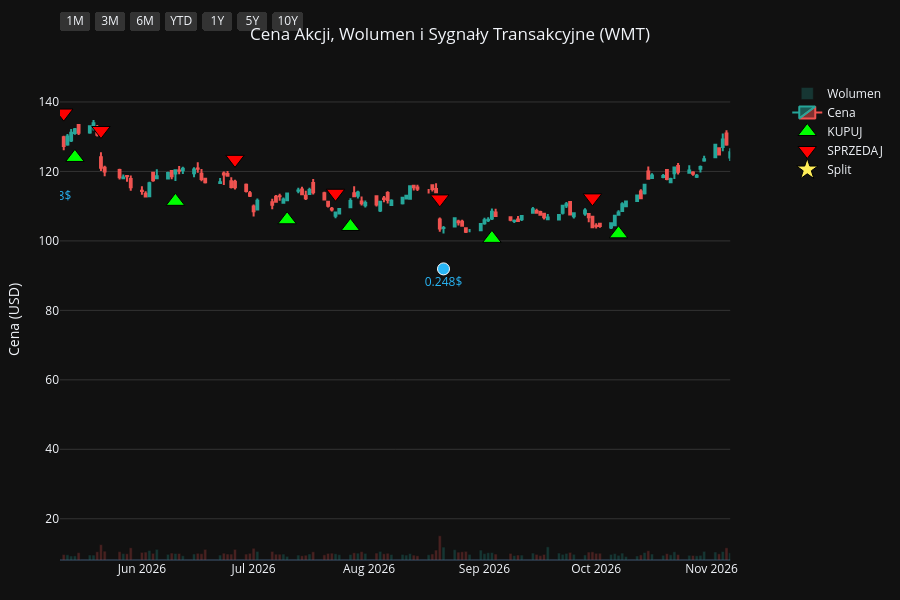
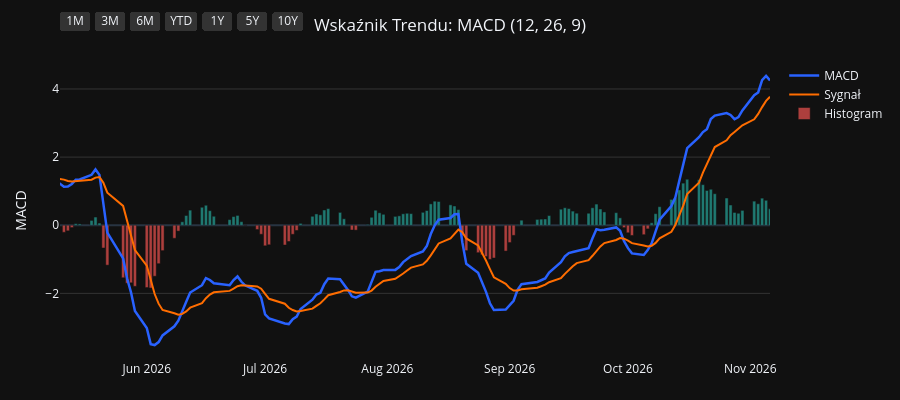
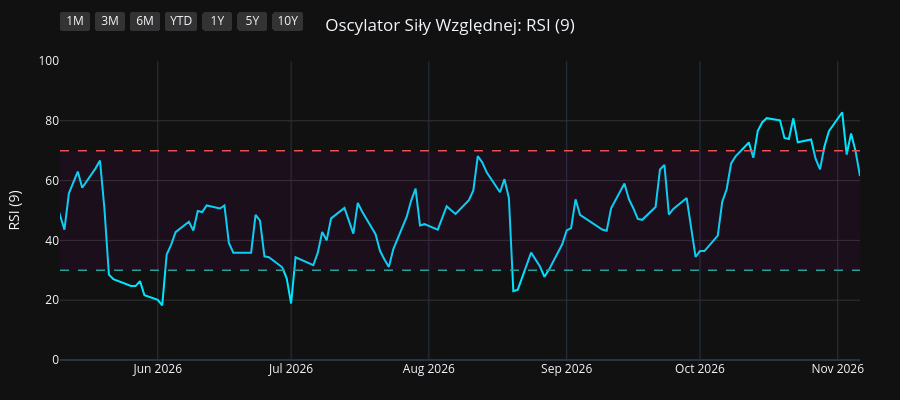
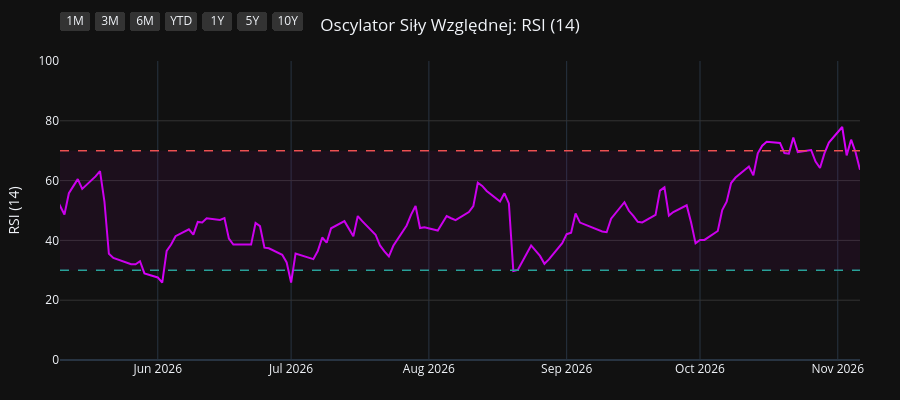

The notebook cell saved with these charts, in order:
### Code cell
import os
import yfinance as yf
import pandas as pd
import pandas_ta as ta
import plotly.graph_objects as go
from plotly.subplots import make_subplots

# 1. Pobranie i przygotowanie danych
symbol = os.environ.get("STOCK_TICKER", "").strip().upper()
if not symbol:
    raise RuntimeError("Set STOCK_TICKER before running price_extractor.ipynb")
df = yf.Ticker(symbol).history(period="10y")
df.index = df.index.tz_localize(None)

# Wskaźniki i sygnały
df.ta.macd(fast=12, slow=26, signal=9, append=True)
df.ta.rsi(length=9, append=True)
df.ta.rsi(length=14, append=True)
df.ta.rsi(length=21, append=True)
df.dropna(inplace=True)

macd = df['MACD_12_26_9']
signal = df['MACDs_12_26_9']
wczorajszy_macd = macd.shift(1)
wczorajszy_signal = signal.shift(1)

df['Decyzja'] = 'BRAK'
df.loc[(macd > signal) & (wczorajszy_macd <= wczorajszy_signal), 'Decyzja'] = 'KUPUJ'
df.loc[(macd < signal) & (wczorajszy_macd >= wczorajszy_signal), 'Decyzja'] = 'SPRZEDAJ'

df_kupuj = df[df['Decyzja'] == 'KUPUJ']
df_sprzedaj = df[df['Decyzja'] == 'SPRZEDAJ']
df_dywidendy = df[df['Dividends'] > 0]
df_splity = df[df['Stock Splits'] > 0]

# Wspólna konfiguracja osi X
konfiguracja_osi_x = dict(
    type="date",
    showspikes=True, spikemode="across", spikesnap="cursor", spikedash="dot", spikecolor="#ffffff", spikethickness=1, hoverformat="%Y-%m-%d",
    rangeselector=dict(
        buttons=list([
            dict(count=1, label="1M", step="month", stepmode="backward"),
            dict(count=3, label="3M", step="month", stepmode="backward"),
            dict(count=6, label="6M", step="month", stepmode="backward"),
            dict(count=1, label="YTD", step="year", stepmode="todate"),
            dict(count=1, label="1Y", step="year", stepmode="backward"),
            dict(count=5, label="5Y", step="year", stepmode="backward"),
            dict(step="all", label="10Y")
        ]),
        bgcolor="#333333", activecolor="#2962ff", x=0, y=1.1
    )
)

# ==========================================
# WYKRES 1: CENA + WOLUMEN + SYGNAŁY
# ==========================================
fig1 = make_subplots(specs=[[{"secondary_y": True}]])

kolory_wolumenu = ['#26a69a' if row['Close'] >= row['Open'] else '#ef5350' for index, row in df.iterrows()]
fig1.add_trace(go.Bar(x=df.index, y=df['Volume'], marker_color=kolory_wolumenu, opacity=0.25, name='Wolumen'), secondary_y=True)
fig1.add_trace(go.Candlestick(x=df.index, open=df['Open'], high=df['High'], low=df['Low'], close=df['Close'], name='Cena', increasing_line_color='#26a69a', decreasing_line_color='#ef5350'), secondary_y=False)
fig1.add_trace(go.Scatter(x=df_kupuj.index, y=df_kupuj['Low'] * 0.95, customdata=df_kupuj[['Low', 'High']], mode='markers', marker=dict(symbol='triangle-up', size=16, color='#00ff00', line=dict(width=1, color='black')), name='KUPUJ', hovertemplate='KUPUJ<br>Najniższa: %{customdata[0]:.2f}<br>Najwyższa: %{customdata[1]:.2f}<extra></extra>'), secondary_y=False)
fig1.add_trace(go.Scatter(x=df_sprzedaj.index, y=df_sprzedaj['High'] * 1.05, customdata=df_sprzedaj[['Low', 'High']], mode='markers', marker=dict(symbol='triangle-down', size=16, color='#ff0000', line=dict(width=1, color='black')), name='SPRZEDAJ', hovertemplate='SPRZEDAJ<br>Najniższa: %{customdata[0]:.2f}<br>Najwyższa: %{customdata[1]:.2f}<extra></extra>'), secondary_y=False)

if not df_dywidendy.empty:
    fig1.add_trace(go.Scatter(x=df_dywidendy.index, y=df_dywidendy['Low'] * 0.90, mode='markers+text', marker=dict(symbol='circle', size=12, color='#29b6f6', line=dict(width=1, color='white')), text=df_dywidendy['Dividends'].apply(lambda x: f"{x}$"), textposition="bottom center", name='Dywidenda', showlegend=False, hovertemplate='Dywidenda: %{text}<extra></extra>', textfont=dict(color="#29b6f6")), secondary_y=False)
if not df_splity.empty:
                    fig1.add_trace(go.Scatter(x=df_splity.index, y=df_splity['High'], mode='markers+text', marker=dict(symbol='star', size=16, color='#ffee58', line=dict(width=1, color='black')), text=df_splity['Stock Splits'].apply(lambda x: f"{x:g}:1" if x >= 1 else f"1:{1 / x:g}"), textposition="top center", name='Split', hovertemplate='%{text}<extra></extra>', textfont=dict(color="#ffee58")), secondary_y=False)

fig1.update_layout(title=dict(text=f"Cena Akcji, Wolumen i Sygnały Transakcyjne ({symbol})", x=0.5, xanchor='center'), dragmode='pan', xaxis_rangeslider_visible=False, template='plotly_dark', height=600, hovermode='x unified', margin=dict(l=60, r=40, t=60, b=40))
fig1.update_xaxes(**konfiguracja_osi_x)
fig1.update_xaxes(range=[df.index.max() - pd.Timedelta(days=180), df.index.max()])
fig1.update_yaxes(title_text="Cena (USD)", secondary_y=False, gridcolor='#333333')
fig1.update_yaxes(range=[0, df['Volume'].max() * 4], showgrid=False, showticklabels=False, secondary_y=True)
fig1.show(config={'scrollZoom': True})

# ==========================================
# WYKRES 2: WSKAŹNIK MACD
# ==========================================
fig2 = go.Figure()
fig2.add_trace(go.Scatter(x=df.index, y=df['MACD_12_26_9'], line=dict(color='#2962ff', width=2.5), name='MACD'))
fig2.add_trace(go.Scatter(x=df.index, y=df['MACDs_12_26_9'], line=dict(color='#ff6d00', width=2), name='Sygnał'))
kolory_macd = ['#26a69a' if val >= 0 else '#ef5350' for val in df['MACDh_12_26_9']]
fig2.add_trace(go.Bar(x=df.index, y=df['MACDh_12_26_9'], marker_color=kolory_macd, name='Histogram', opacity=0.7))
fig2.update_layout(title=dict(text="Wskaźnik Trendu: MACD (12, 26, 9)", x=0.5, xanchor='center'), dragmode='pan', xaxis_rangeslider_visible=False, template='plotly_dark', height=400, hovermode='x unified', margin=dict(l=60, r=40, t=60, b=40))
fig2.update_xaxes(**konfiguracja_osi_x)
fig2.update_xaxes(range=[df.index.max() - pd.Timedelta(days=180), df.index.max()])
fig2.update_yaxes(title_text="MACD", gridcolor='#333333')
fig2.show(config={'scrollZoom': True})

# ==========================================
# WYKRES 3: OSCYLATOR RSI (9)
# ==========================================
fig3 = go.Figure()
fig3.add_trace(go.Scatter(x=df.index, y=df['RSI_9'], line=dict(color='#00e5ff', width=2), name='RSI (9)'))
fig3.add_hline(y=70, line_dash="dash", line_color="#ef5350", line_width=1.5)
fig3.add_hline(y=30, line_dash="dash", line_color="#26a69a", line_width=1.5)
fig3.add_hrect(y0=30, y1=70, line_width=0, fillcolor="purple", opacity=0.1)
fig3.update_layout(title=dict(text="Oscylator Siły Względnej: RSI (9)", x=0.5, xanchor='center'), dragmode='pan', xaxis_rangeslider_visible=False, template='plotly_dark', height=400, hovermode='x unified', margin=dict(l=60, r=40, t=60, b=40))
fig3.update_xaxes(**konfiguracja_osi_x)
fig3.update_xaxes(range=[df.index.max() - pd.Timedelta(days=180), df.index.max()])
fig3.update_yaxes(title_text="RSI (9)", range=[0, 100], gridcolor='#333333')
fig3.show(config={'scrollZoom': True})

# ==========================================
# WYKRES 4: OSCYLATOR RSI (14)
# ==========================================
fig4 = go.Figure()
fig4.add_trace(go.Scatter(x=df.index, y=df['RSI_14'], line=dict(color='#d500f9', width=2), name='RSI (14)'))
fig4.add_hline(y=70, line_dash="dash", line_color="#ef5350", line_width=1.5)
fig4.add_hline(y=30, line_dash="dash", line_color="#26a69a", line_width=1.5)
fig4.add_hrect(y0=30, y1=70, line_width=0, fillcolor="purple", opacity=0.1)
fig4.update_layout(title=dict(text="Oscylator Siły Względnej: RSI (14)", x=0.5, xanchor='center'), dragmode='pan', xaxis_rangeslider_visible=False, template='plotly_dark', height=400, hovermode='x unified', margin=dict(l=60, r=40, t=60, b=40))
fig4.update_xaxes(**konfiguracja_osi_x)
fig4.update_xaxes(range=[df.index.max() - pd.Timedelta(days=180), df.index.max()])
fig4.update_yaxes(title_text="RSI (14)", range=[0, 100], gridcolor='#333333')
fig4.show(config={'scrollZoom': True})

# ==========================================
# WYKRES 5: OSCYLATOR RSI (21)
# ==========================================
fig5 = go.Figure()
fig5.add_trace(go.Scatter(x=df.index, y=df['RSI_21'], line=dict(color='#64dd17', width=2), name='RSI (21)'))
fig5.add_hline(y=70, line_dash="dash", line_color="#ef5350", line_width=1.5)
fig5.add_hline(y=30, line_dash="dash", line_color="#26a69a", line_width=1.5)
fig5.add_hrect(y0=30, y1=70, line_width=0, fillcolor="purple", opacity=0.1)
fig5.update_layout(title=dict(text="Oscylator Siły Względnej: RSI (21)", x=0.5, xanchor='center'), dragmode='pan', xaxis_rangeslider_visible=False, template='plotly_dark', height=400, hovermode='x unified', margin=dict(l=60, r=40, t=60, b=40))
fig5.update_xaxes(**konfiguracja_osi_x)
fig5.update_xaxes(range=[df.index.max() - pd.Timedelta(days=180), df.index.max()])
fig5.update_yaxes(title_text="RSI (21)", range=[0, 100], gridcolor='#333333')
fig5.show(config={'scrollZoom': True})

### Figure 1 — Plotly figure (JSON) as saved in the notebook; plotly's stock layout.template omitted (floating-point values rounded to 4 significant figures; data arrays with more than 128 entries replaced by an {"elided": "..."} marker saying what was removed)
{"data": [{"marker": {"color": {"elided": "2481 str values"}}, "name": "Wolumen", "opacity": 0.25, "type": "bar", "x": {"elided": "2481 str values"}, "xaxis": "x", "y": {"elided": "2481 int values"}, "yaxis": "y2"}, {"close": {"elided": "2481 float values"}, "decreasing": {"line": {"color": "#ef5350"}}, "high": {"elided": "2481 float values"}, "increasing": {"line": {"color": "#26a69a"}}, "low": {"elided": "2481 float values"}, "name": "Cena", "open": {"elided": "2481 float values"}, "type": "candlestick", "x": {"elided": "2481 str values"}, "xaxis": "x", "yaxis": "y"}, {"customdata": {"elided": "96x2 float values"}, "hovertemplate": "KUPUJ<br>Najniższa: %{customdata[0]:.2f}<br>Najwyższa: %{customdata[1]:.2f}<extra></extra>", "marker": {"color": "#00ff00", "line": {"color": "black", "width": 1}, "size": 16, "symbol": "triangle-up"}, "mode": "markers", "name": "KUPUJ", "type": "scatter", "x": ["2017-02-03T00:00:00", "2017-03-30T00:00:00", "2017-05-19T00:00:00", "2017-07-14T00:00:00", "2017-09-14T00:00:00", "2017-10-09T00:00:00", "2017-11-10T00:00:00", "2017-11-16T00:00:00", "2018-01-17T00:00:00", "2018-03-15T00:00:00", "2018-05-16T00:00:00", "2018-05-21T00:00:00", "2018-06-04T00:00:00", "2018-07-09T00:00:00", "2018-10-10T00:00:00", "2018-10-17T00:00:00", "2018-12-28T00:00:00", "2019-02-13T00:00:00", "2019-03-18T00:00:00", "2019-04-08T00:00:00", "2019-05-22T00:00:00", "2019-07-11T00:00:00", "2019-08-16T00:00:00", "2019-10-11T00:00:00", "2019-10-17T00:00:00", "2019-11-08T00:00:00", "2019-11-13T00:00:00", "2019-12-09T00:00:00", "2020-01-28T00:00:00", "2020-02-04T00:00:00", "2020-03-05T00:00:00", "2020-03-18T00:00:00", "2020-04-02T00:00:00", "2020-06-23T00:00:00", "2020-06-30T00:00:00", "2020-08-17T00:00:00", "2020-08-28T00:00:00", "2020-10-01T00:00:00", "2020-11-06T00:00:00", "2021-01-05T00:00:00", "2021-01-26T00:00:00", "2021-02-08T00:00:00", "2021-03-11T00:00:00", "2021-05-06T00:00:00", "2021-05-19T00:00:00", "2021-06-30T00:00:00", "2021-10-12T00:00:00", "2021-12-13T00:00:00", "2022-02-03T00:00:00", "2022-02-18T00:00:00", "2022-02-25T00:00:00", "2022-06-03T00:00:00", "2022-08-12T00:00:00", "2022-09-09T00:00:00", "2022-10-18T00:00:00", "2022-11-15T00:00:00", "2023-01-06T00:00:00", "2023-01-27T00:00:00", "2023-02-10T00:00:00", "2023-03-17T00:00:00", "2023-06-07T00:00:00", "2023-06-30T00:00:00", "2023-07-21T00:00:00", "2023-08-07T00:00:00", "2023-08-30T00:00:00", "2023-10-17T00:00:00", "2023-12-15T00:00:00", "2024-02-20T00:00:00", "2024-04-29T00:00:00", "2024-05-07T00:00:00", "2024-06-24T00:00:00", "2024-07-08T00:00:00", "2024-07-17T00:00:00", "2024-08-15T00:00:00", "2024-10-23T00:00:00", "2024-11-06T00:00:00", "2024-11-19T00:00:00", "2025-01-22T00:00:00", "2025-03-27T00:00:00", "2025-04-09T00:00:00", "2025-06-03T00:00:00", "2025-06-25T00:00:00", "2025-06-27T00:00:00", "2025-07-24T00:00:00", "2025-09-05T00:00:00", "2025-10-14T00:00:00", "2025-11-20T00:00:00", "2026-01-12T00:00:00", "2026-02-02T00:00:00", "2026-03-31T00:00:00", "2026-05-14T00:00:00", "2026-06-10T00:00:00", "2026-07-10T00:00:00", "2026-07-27T00:00:00", "2026-09-03T00:00:00", "2026-10-07T00:00:00"], "xaxis": "x", "y": [17.93, 19.2, 21.28, 20.78, 21.82, 21.87, 24.84, 26.09, 27.88, 23.92, 23.75, 23.49, 23.35, 23.76, 26.98, 26.75, 25.98, 27.52, 28.0, 28.0, 28.95, 32.38, 32.26, 34.18, 34.36, 34.24, 34.16, 34.46, 33.53, 33.22, 32.94, 33.11, 32.63, 35.29, 34.58, 39.21, 40.38, 41.08, 42.05, 42.48, 42.77, 42.47, 38.67, 41.33, 41.64, 41.1, 41.37, 41.82, 41.74, 40.97, 40.05, 37.64, 39.23, 41.14, 40.3, 43.69, 43.76, 43.0, 43.13, 41.91, 45.57, 47.33, 48.14, 48.65, 49.07, 49.22, 46.67, 53.97, 55.57, 55.67, 63.17, 64.52, 65.08, 67.71, 76.32, 76.56, 80.15, 86.51, 79.49, 77.84, 92.64, 91.31, 90.38, 89.62, 93.78, 96.93, 96.73, 109.9, 112.4, 116.2, 124.0, 111.4, 106.1, 104.1, 100.7, 102.0], "yaxis": "y"}, {"customdata": {"elided": "95x2 float values"}, "hovertemplate": "SPRZEDAJ<br>Najniższa: %{customdata[0]:.2f}<br>Najwyższa: %{customdata[1]:.2f}<extra></extra>", "marker": {"color": "#ff0000", "line": {"color": "black", "width": 1}, "size": 16, "symbol": "triangle-down"}, "mode": "markers", "name": "SPRZEDAJ", "type": "scatter", "x": ["2017-03-06T00:00:00", "2017-05-12T00:00:00", "2017-06-07T00:00:00", "2017-08-17T00:00:00", "2017-09-25T00:00:00", "2017-10-31T00:00:00", "2017-11-15T00:00:00", "2017-12-01T00:00:00", "2018-02-02T00:00:00", "2018-05-08T00:00:00", "2018-05-18T00:00:00", "2018-05-22T00:00:00", "2018-07-06T00:00:00", "2018-08-30T00:00:00", "2018-10-11T00:00:00", "2018-11-14T00:00:00", "2019-01-30T00:00:00", "2019-02-27T00:00:00", "2019-03-22T00:00:00", "2019-04-29T00:00:00", "2019-06-28T00:00:00", "2019-07-18T00:00:00", "2019-10-01T00:00:00", "2019-10-16T00:00:00", "2019-10-18T00:00:00", "2019-11-11T00:00:00", "2019-11-20T00:00:00", "2019-12-23T00:00:00", "2020-02-03T00:00:00", "2020-02-25T00:00:00", "2020-03-12T00:00:00", "2020-03-25T00:00:00", "2020-04-28T00:00:00", "2020-06-29T00:00:00", "2020-07-29T00:00:00", "2020-08-20T00:00:00", "2020-09-10T00:00:00", "2020-10-22T00:00:00", "2020-12-02T00:00:00", "2021-01-19T00:00:00", "2021-01-27T00:00:00", "2021-02-18T00:00:00", "2021-04-26T00:00:00", "2021-05-07T00:00:00", "2021-06-02T00:00:00", "2021-08-25T00:00:00", "2021-11-10T00:00:00", "2022-01-20T00:00:00", "2022-02-07T00:00:00", "2022-02-24T00:00:00", "2022-04-25T00:00:00", "2022-08-04T00:00:00", "2022-08-26T00:00:00", "2022-09-14T00:00:00", "2022-11-14T00:00:00", "2022-12-05T00:00:00", "2023-01-18T00:00:00", "2023-02-06T00:00:00", "2023-02-24T00:00:00", "2023-04-26T00:00:00", "2023-06-29T00:00:00", "2023-07-07T00:00:00", "2023-08-04T00:00:00", "2023-08-15T00:00:00", "2023-09-21T00:00:00", "2023-11-16T00:00:00", "2024-02-14T00:00:00", "2024-03-18T00:00:00", "2024-04-30T00:00:00", "2024-06-12T00:00:00", "2024-06-25T00:00:00", "2024-07-12T00:00:00", "2024-07-22T00:00:00", "2024-09-18T00:00:00", "2024-10-29T00:00:00", "2024-11-18T00:00:00", "2024-12-13T00:00:00", "2025-02-20T00:00:00", "2025-04-08T00:00:00", "2025-05-12T00:00:00", "2025-06-05T00:00:00", "2025-06-26T00:00:00", "2025-07-10T00:00:00", "2025-08-18T00:00:00", "2025-09-25T00:00:00", "2025-10-27T00:00:00", "2025-12-19T00:00:00", "2026-01-26T00:00:00", "2026-02-19T00:00:00", "2026-05-11T00:00:00", "2026-05-21T00:00:00", "2026-06-26T00:00:00", "2026-07-23T00:00:00", "2026-08-20T00:00:00", "2026-09-30T00:00:00"], "xaxis": "x", "y": [21.01, 23.06, 24.05, 24.29, 24.38, 26.62, 27.65, 29.74, 32.58, 26.43, 26.16, 26.27, 26.29, 30.07, 30.0, 32.14, 30.32, 30.82, 31.35, 32.12, 35.31, 36.34, 37.9, 38.22, 38.37, 38.06, 38.33, 38.57, 36.88, 37.42, 35.63, 36.6, 41.81, 38.59, 42.52, 42.76, 45.5, 46.8, 49.41, 47.14, 48.05, 45.72, 45.68, 46.42, 46.42, 49.08, 49.19, 47.69, 46.24, 44.57, 52.18, 43.5, 45.71, 45.61, 47.87, 51.11, 48.37, 47.65, 47.86, 50.97, 52.3, 52.82, 54.16, 54.53, 55.79, 54.08, 57.49, 62.4, 61.79, 68.83, 69.5, 72.01, 73.27, 81.89, 85.44, 87.5, 97.85, 103.5, 90.13, 101.8, 103.5, 101.1, 100.5, 105.0, 107.8, 110.7, 120.3, 124.0, 135.7, 136.8, 131.8, 123.5, 113.7, 112.1, 112.4], "yaxis": "y"}, {"hovertemplate": "Dywidenda: %{text}<extra></extra>", "marker": {"color": "#29b6f6", "line": {"color": "white", "width": 1}, "size": 12, "symbol": "circle"}, "mode": "markers+text", "name": "Dywidenda", "showlegend": false, "text": ["0.17$", "0.17$", "0.17$", "0.17$", "0.173333$", "0.173333$", "0.173333$", "0.173333$", "0.176667$", "0.176667$", "0.176667$", "0.176667$", "0.18$", "0.18$", "0.18$", "0.18$", "0.183333$", "0.183333$", "0.183333$", "0.183333$", "0.186667$", "0.186667$", "0.186667$", "0.186667$", "0.19$", "0.19$", "0.19$", "0.19$", "0.208$", "0.208$", "0.208$", "0.208$", "0.235$", "0.235$", "0.235$", "0.235$", "0.248$", "0.248$", "0.248$"], "textfont": {"color": "#29b6f6"}, "textposition": "bottom center", "type": "scatter", "x": ["2017-03-08T00:00:00", "2017-05-10T00:00:00", "2017-08-09T00:00:00", "2017-12-07T00:00:00", "2018-03-08T00:00:00", "2018-05-10T00:00:00", "2018-08-09T00:00:00", "2018-12-06T00:00:00", "2019-03-14T00:00:00", "2019-05-09T00:00:00", "2019-08-08T00:00:00", "2019-12-05T00:00:00", "2020-03-19T00:00:00", "2020-05-07T00:00:00", "2020-08-13T00:00:00", "2020-12-10T00:00:00", "2021-03-18T00:00:00", "2021-05-06T00:00:00", "2021-08-12T00:00:00", "2021-12-09T00:00:00", "2022-03-17T00:00:00", "2022-05-05T00:00:00", "2022-08-11T00:00:00", "2022-12-08T00:00:00", "2023-03-16T00:00:00", "2023-05-04T00:00:00", "2023-08-10T00:00:00", "2023-12-07T00:00:00", "2024-03-14T00:00:00", "2024-05-09T00:00:00", "2024-08-16T00:00:00", "2024-12-13T00:00:00", "2025-03-21T00:00:00", "2025-05-09T00:00:00", "2025-08-15T00:00:00", "2025-12-12T00:00:00", "2026-03-20T00:00:00", "2026-05-08T00:00:00", "2026-08-21T00:00:00"], "xaxis": "x", "y": [17.91, 19.75, 21.11, 25.35, 23.04, 21.77, 23.7, 25.0, 26.34, 26.83, 29.39, 32.17, 32.37, 33.58, 36.28, 40.82, 36.34, 39.15, 41.94, 38.4, 40.52, 43.16, 36.82, 42.57, 39.79, 43.3, 46.52, 44.42, 53.23, 52.84, 64.1, 82.42, 75.31, 85.74, 88.84, 102.9, 105.8, 116.9, 91.94], "yaxis": "y"}, {"hovertemplate": "%{text}<extra></extra>", "marker": {"color": "#ffee58", "line": {"color": "black", "width": 1}, "size": 16, "symbol": "star"}, "mode": "markers+text", "name": "Split", "text": ["3:1"], "textfont": {"color": "#ffee58"}, "textposition": "top center", "type": "scatter", "x": ["2024-02-26T00:00:00"], "xaxis": "x", "y": [58.2], "yaxis": "y"}], "layout": {"dragmode": "pan", "height": 600, "hovermode": "x unified", "margin": {"b": 40, "l": 60, "r": 40, "t": 60}, "title": {"text": "Cena Akcji, Wolumen i Sygnały Transakcyjne (WMT)", "x": 0.5, "xanchor": "center"}, "xaxis": {"anchor": "y", "domain": [0.0, 0.94], "hoverformat": "%Y-%m-%d", "range": ["2026-05-10T00:00:00", "2026-11-06T00:00:00"], "rangeselector": {"activecolor": "#2962ff", "bgcolor": "#333333", "buttons": [{"count": 1, "label": "1M", "step": "month", "stepmode": "backward"}, {"count": 3, "label": "3M", "step": "month", "stepmode": "backward"}, {"count": 6, "label": "6M", "step": "month", "stepmode": "backward"}, {"count": 1, "label": "YTD", "step": "year", "stepmode": "todate"}, {"count": 1, "label": "1Y", "step": "year", "stepmode": "backward"}, {"count": 5, "label": "5Y", "step": "year", "stepmode": "backward"}, {"label": "10Y", "step": "all"}], "x": 0, "y": 1.1}, "rangeslider": {"visible": false}, "showspikes": true, "spikecolor": "#ffffff", "spikedash": "dot", "spikemode": "across", "spikesnap": "cursor", "spikethickness": 1, "type": "date"}, "yaxis": {"anchor": "x", "domain": [0.0, 1.0], "gridcolor": "#333333", "title": {"text": "Cena (USD)"}}, "yaxis2": {"anchor": "x", "overlaying": "y", "range": [0, 1660578400], "showgrid": false, "showticklabels": false, "side": "right"}}}

### Figure 2 — Plotly figure (JSON) as saved in the notebook; plotly's stock layout.template omitted (floating-point values rounded to 4 significant figures; data arrays with more than 128 entries replaced by an {"elided": "..."} marker saying what was removed)
{"data": [{"line": {"color": "#2962ff", "width": 2.5}, "name": "MACD", "type": "scatter", "x": {"elided": "2481 str values"}, "y": {"elided": "2481 float values"}}, {"line": {"color": "#ff6d00", "width": 2}, "name": "Sygnał", "type": "scatter", "x": {"elided": "2481 str values"}, "y": {"elided": "2481 float values"}}, {"marker": {"color": {"elided": "2481 str values"}}, "name": "Histogram", "opacity": 0.7, "type": "bar", "x": {"elided": "2481 str values"}, "y": {"elided": "2481 float values"}}], "layout": {"dragmode": "pan", "height": 400, "hovermode": "x unified", "margin": {"b": 40, "l": 60, "r": 40, "t": 60}, "title": {"text": "Wskaźnik Trendu: MACD (12, 26, 9)", "x": 0.5, "xanchor": "center"}, "xaxis": {"hoverformat": "%Y-%m-%d", "range": ["2026-05-10T00:00:00", "2026-11-06T00:00:00"], "rangeselector": {"activecolor": "#2962ff", "bgcolor": "#333333", "buttons": [{"count": 1, "label": "1M", "step": "month", "stepmode": "backward"}, {"count": 3, "label": "3M", "step": "month", "stepmode": "backward"}, {"count": 6, "label": "6M", "step": "month", "stepmode": "backward"}, {"count": 1, "label": "YTD", "step": "year", "stepmode": "todate"}, {"count": 1, "label": "1Y", "step": "year", "stepmode": "backward"}, {"count": 5, "label": "5Y", "step": "year", "stepmode": "backward"}, {"label": "10Y", "step": "all"}], "x": 0, "y": 1.1}, "rangeslider": {"visible": false}, "showspikes": true, "spikecolor": "#ffffff", "spikedash": "dot", "spikemode": "across", "spikesnap": "cursor", "spikethickness": 1, "type": "date"}, "yaxis": {"gridcolor": "#333333", "title": {"text": "MACD"}}}}

### Figure 3 — Plotly figure (JSON) as saved in the notebook; plotly's stock layout.template omitted (floating-point values rounded to 4 significant figures; data arrays with more than 128 entries replaced by an {"elided": "..."} marker saying what was removed)
{"data": [{"line": {"color": "#00e5ff", "width": 2}, "name": "RSI (9)", "type": "scatter", "x": {"elided": "2481 str values"}, "y": {"elided": "2481 float values"}}], "layout": {"dragmode": "pan", "height": 400, "hovermode": "x unified", "margin": {"b": 40, "l": 60, "r": 40, "t": 60}, "shapes": [{"line": {"color": "#ef5350", "dash": "dash", "width": 1.5}, "type": "line", "x0": 0, "x1": 1, "xref": "x domain", "y0": 70, "y1": 70, "yref": "y"}, {"line": {"color": "#26a69a", "dash": "dash", "width": 1.5}, "type": "line", "x0": 0, "x1": 1, "xref": "x domain", "y0": 30, "y1": 30, "yref": "y"}, {"fillcolor": "purple", "line": {"width": 0}, "opacity": 0.1, "type": "rect", "x0": 0, "x1": 1, "xref": "x domain", "y0": 30, "y1": 70, "yref": "y"}], "title": {"text": "Oscylator Siły Względnej: RSI (9)", "x": 0.5, "xanchor": "center"}, "xaxis": {"hoverformat": "%Y-%m-%d", "range": ["2026-05-10T00:00:00", "2026-11-06T00:00:00"], "rangeselector": {"activecolor": "#2962ff", "bgcolor": "#333333", "buttons": [{"count": 1, "label": "1M", "step": "month", "stepmode": "backward"}, {"count": 3, "label": "3M", "step": "month", "stepmode": "backward"}, {"count": 6, "label": "6M", "step": "month", "stepmode": "backward"}, {"count": 1, "label": "YTD", "step": "year", "stepmode": "todate"}, {"count": 1, "label": "1Y", "step": "year", "stepmode": "backward"}, {"count": 5, "label": "5Y", "step": "year", "stepmode": "backward"}, {"label": "10Y", "step": "all"}], "x": 0, "y": 1.1}, "rangeslider": {"visible": false}, "showspikes": true, "spikecolor": "#ffffff", "spikedash": "dot", "spikemode": "across", "spikesnap": "cursor", "spikethickness": 1, "type": "date"}, "yaxis": {"gridcolor": "#333333", "range": [0, 100], "title": {"text": "RSI (9)"}}}}

### Figure 4 — Plotly figure (JSON) as saved in the notebook; plotly's stock layout.template omitted (floating-point values rounded to 4 significant figures; data arrays with more than 128 entries replaced by an {"elided": "..."} marker saying what was removed)
{"data": [{"line": {"color": "#d500f9", "width": 2}, "name": "RSI (14)", "type": "scatter", "x": {"elided": "2481 str values"}, "y": {"elided": "2481 float values"}}], "layout": {"dragmode": "pan", "height": 400, "hovermode": "x unified", "margin": {"b": 40, "l": 60, "r": 40, "t": 60}, "shapes": [{"line": {"color": "#ef5350", "dash": "dash", "width": 1.5}, "type": "line", "x0": 0, "x1": 1, "xref": "x domain", "y0": 70, "y1": 70, "yref": "y"}, {"line": {"color": "#26a69a", "dash": "dash", "width": 1.5}, "type": "line", "x0": 0, "x1": 1, "xref": "x domain", "y0": 30, "y1": 30, "yref": "y"}, {"fillcolor": "purple", "line": {"width": 0}, "opacity": 0.1, "type": "rect", "x0": 0, "x1": 1, "xref": "x domain", "y0": 30, "y1": 70, "yref": "y"}], "title": {"text": "Oscylator Siły Względnej: RSI (14)", "x": 0.5, "xanchor": "center"}, "xaxis": {"hoverformat": "%Y-%m-%d", "range": ["2026-05-10T00:00:00", "2026-11-06T00:00:00"], "rangeselector": {"activecolor": "#2962ff", "bgcolor": "#333333", "buttons": [{"count": 1, "label": "1M", "step": "month", "stepmode": "backward"}, {"count": 3, "label": "3M", "step": "month", "stepmode": "backward"}, {"count": 6, "label": "6M", "step": "month", "stepmode": "backward"}, {"count": 1, "label": "YTD", "step": "year", "stepmode": "todate"}, {"count": 1, "label": "1Y", "step": "year", "stepmode": "backward"}, {"count": 5, "label": "5Y", "step": "year", "stepmode": "backward"}, {"label": "10Y", "step": "all"}], "x": 0, "y": 1.1}, "rangeslider": {"visible": false}, "showspikes": true, "spikecolor": "#ffffff", "spikedash": "dot", "spikemode": "across", "spikesnap": "cursor", "spikethickness": 1, "type": "date"}, "yaxis": {"gridcolor": "#333333", "range": [0, 100], "title": {"text": "RSI (14)"}}}}
